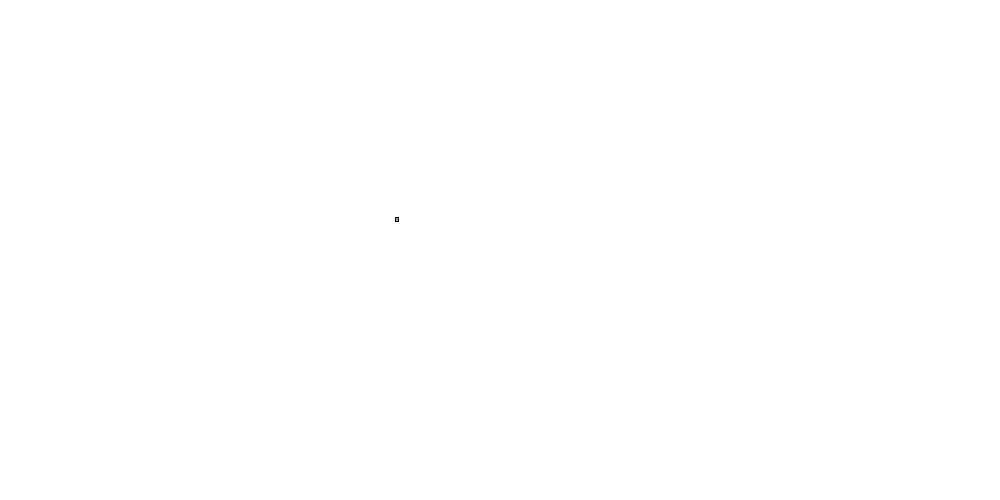
Frame 1 (no input)
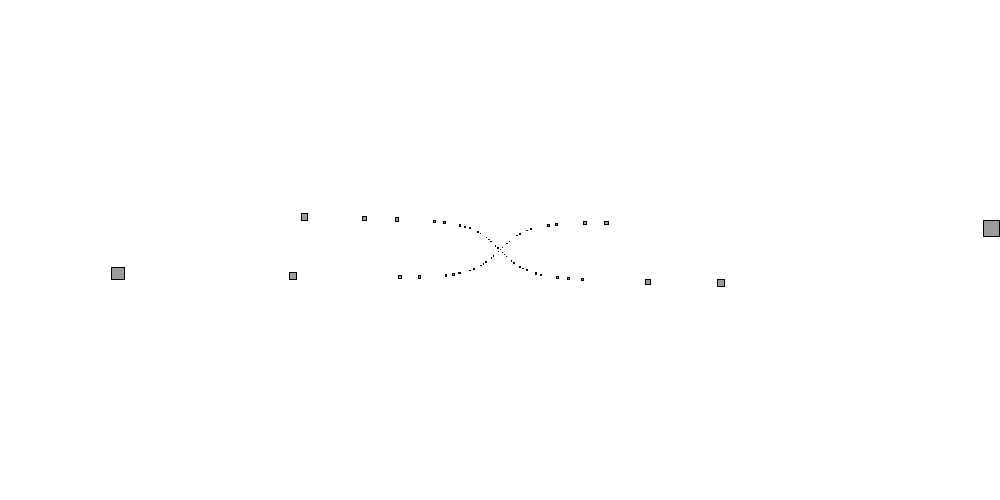
Frame 60 (the mouse pressed at the canvas centre just before this capture)
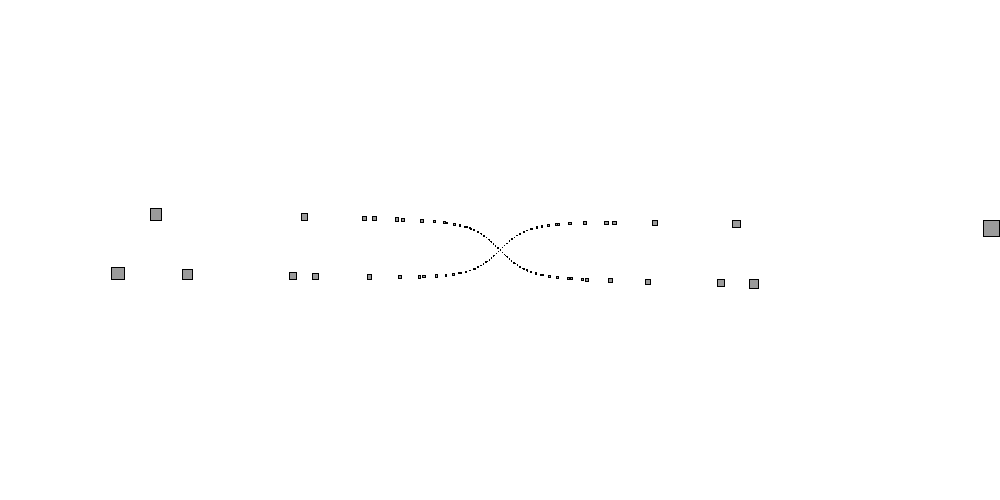
Frame 120 (the mouse held since frame 60 and released just before this capture)

The Processing sketch that drew these frames (run headless with seeded random() and noise(); from frame 60 on, the mouse is pressed at the canvas centre):

// Processing sketch: processing_12477
// ── processing_12477.pde

//Internet Room//
////Michael Khalil\\\\
///the boxes that travel across the screen represent the data packages sent and received from and to the Internet service provider.

  ///main parameters

float q,w;
float r = 30;
float theta = 5;
float t = 2;
float inc = 0.8;

////  INITIALISATION

void setup(){
  size(1000,500);
  background(255);
  smooth();
  frameRate(120);
 
}
 
  /////drawing

void draw(){
 
  float k = noise(t)*2;
  float x = r*tan(theta);
  float y = r*sin(theta);


  fill(0,100);

  rect(x+width/2,y+height/2,tan(theta),tan(theta));
  theta += 0.5;
  t+=inc/2;
}
void mousePressed() {
  if(mouseButton==LEFT)
    r = 0;
  if(mouseButton==RIGHT)
    t = 2;
  if(mouseButton==CENTER)
    q = 3;
}
